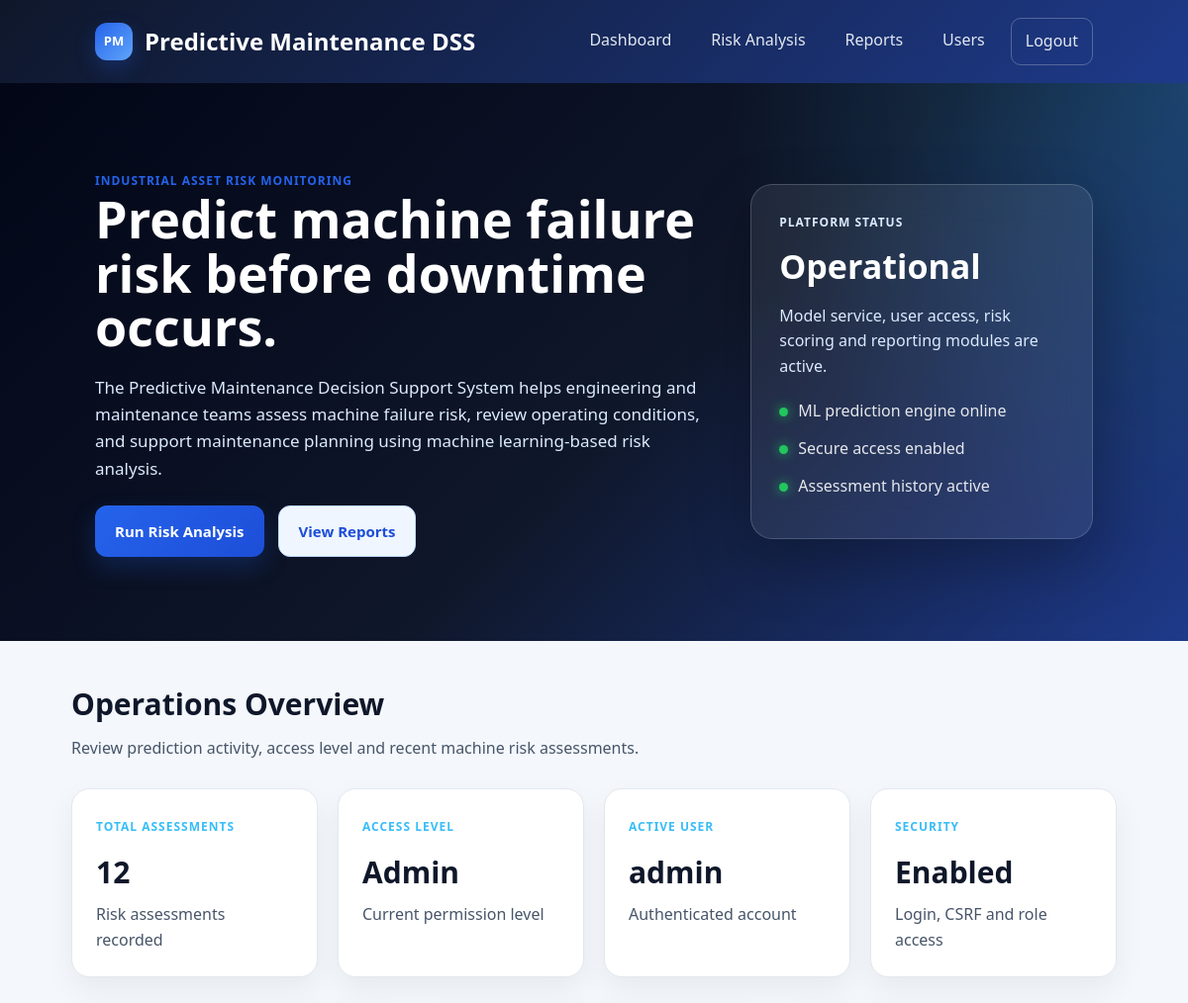
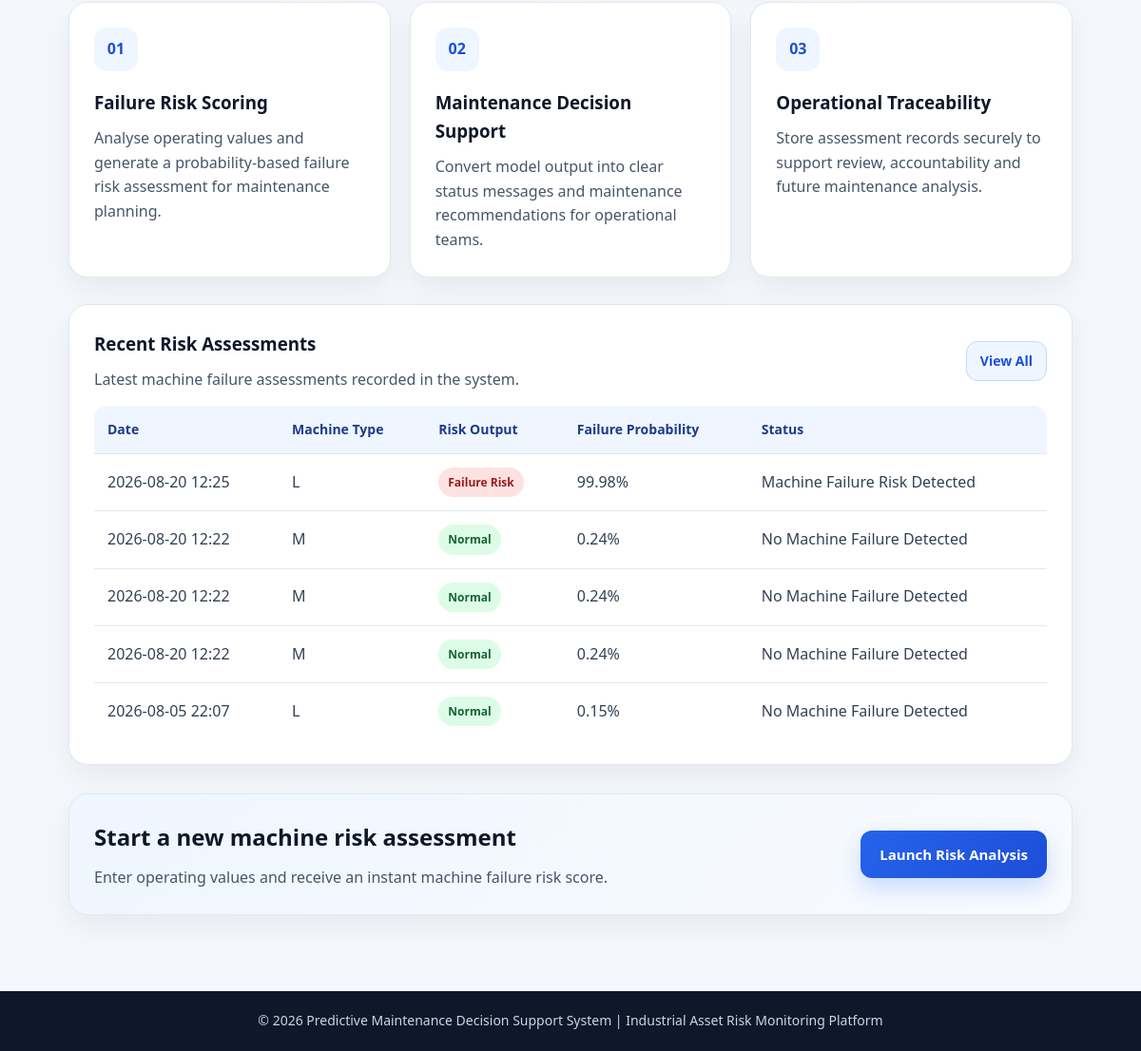
Screenshot of / (signed in) with the database file from the repository (2 pictures, top to bottom).
### app/models.py (models this page shows, shortened)
class User(UserMixin, db.Model):
    id = db.Column(db.Integer, primary_key=True)
    username = db.Column(db.String(80), unique=True, nullable=False, index=True)
    password_hash = db.Column(db.String(255), nullable=False)
    role = db.Column(db.String(20), nullable=False, default="engineer")
    predictions = db.relationship(
        "PredictionHistory",
        backref="user",
        lazy=True,
        cascade="all, delete-orphan",
    )

class PredictionHistory(db.Model):
    id = db.Column(db.Integer, primary_key=True)
    user_id = db.Column(db.Integer, db.ForeignKey("user.id"), nullable=False)
    machine_type = db.Column(db.String(1), nullable=False)
    air_temperature = db.Column(db.Float, nullable=False)
    process_temperature = db.Column(db.Float, nullable=False)
    rotational_speed = db.Column(db.Float, nullable=False)
    torque = db.Column(db.Float, nullable=False)
    tool_wear = db.Column(db.Float, nullable=False)
    prediction = db.Column(db.Integer, nullable=False)
    failure_probability = db.Column(db.Float, nullable=False)
    status = db.Column(db.String(120), nullable=False)
    recommendation = db.Column(db.String(255), nullable=False)
    created_at = db.Column(
        db.DateTime,
        default=lambda: datetime.now(timezone.utc),
        nullable=False,
    )

### app/routes.py (the view, shortened to what this page needs)
@main.route("/")
@login_required
def dashboard():
    if current_user.role == "admin":
        total_predictions = PredictionHistory.query.count()
        recent_predictions = (
            PredictionHistory.query
            .order_by(PredictionHistory.created_at.desc())
            .limit(5)
            .all()
        )
    return render_template(
        "dashboard.html",
        total_predictions=total_predictions,
        recent_predictions=recent_predictions,
    )

### app/__init__.py (called while the page is built)
def create_app():
    app = Flask(__name__)
    app.config["SECRET_KEY"] = os.environ.get(
        "SECRET_KEY",
        "temporary-secret-key-change-later",
    )
    app.config["SQLALCHEMY_DATABASE_URI"] = "sqlite:///pdm_app.db"
    app.config["SQLALCHEMY_TRACK_MODIFICATIONS"] = False
    db.init_app(app)
    login_manager.init_app(app)
    csrf.init_app(app)
    login_manager.login_view = "main.login"
    login_manager.login_message = "Please log in to access this page."
    login_manager.login_message_category = "warning"
    @login_manager.user_loader
    def load_user(user_id):
        return User.query.get(int(user_id))
    from app.routes import main
    app.register_blueprint(main)
    return app

### app/templates/dashboard.html (shortened to what this page needs)
<!DOCTYPE html>
<html>
<head>
    <link rel="stylesheet" href="{{ url_for('static', filename='style.css') }}">
</head>
<body>
    <nav class="navbar">
        <div class="nav-brand">
            <span class="brand-mark">PM</span>
            Predictive Maintenance DSS
        </div>
        <div class="nav-links">
            <a href="{{ url_for('main.dashboard') }}">Dashboard</a>
            <a href="{{ url_for('main.predict') }}">Risk Analysis</a>
            <a href="{{ url_for('main.history') }}">Reports</a>
            {% if current_user.role == "admin" %}
                <a href="{{ url_for('main.users') }}">Users</a>
            {% endif %}
            <a class="logout-link" href="{{ url_for('main.logout') }}">Logout</a>
        </div>
    </nav>
    <section class="business-hero">
        <div class="hero-left">
            <p class="eyebrow">Industrial Asset Risk Monitoring</p>
            <h1>Predict machine failure risk before downtime occurs.</h1>
            <p class="hero-text">
                The Predictive Maintenance Decision Support System helps engineering and
                maintenance teams assess machine failure risk, review operating conditions,
                and support maintenance planning using machine learning-based risk analysis.
            </p>
            <div class="hero-actions">
                <a class="button primary" href="{{ url_for('main.predict') }}">Run Risk Analysis</a>
                <a class="button secondary" href="{{ url_for('main.history') }}">View Reports</a>
            </div>
        </div>
        <div class="hero-panel">
            <p class="panel-label">Platform Status</p>
            <h2>Operational</h2>
            <p>
                Model service, user access, risk scoring and reporting modules are active.
            </p>
            <div class="status-list">
                <div><span class="status-dot"></span>ML prediction engine online</div>
                <div><span class="status-dot"></span>Secure access enabled</div>
                <div><span class="status-dot"></span>Assessment history active</div>
            </div>
        </div>
    </section>
    <main class="container">
        <div class="section-title">
            <h2>Operations Overview</h2>
            <p>
                Review prediction activity, access level and recent machine risk assessments.
            </p>
        </div>
        <div class="stats-grid">
            <div class="stat-card">
                <span class="stat-label">Total Assessments</span>
                <h3>{{ total_predictions }}</h3>
                <p>Risk assessments recorded</p>
            </div>
            <div class="stat-card">
                <span class="stat-label">Access Level</span>
                <h3>{{ current_user.role|capitalize }}</h3>
                <p>Current permission level</p>
            </div>
            <div class="stat-card">
                <span class="stat-label">Active User</span>
                <h3>{{ current_user.username }}</h3>
                <p>Authenticated account</p>
            </div>
            <div class="stat-card">
                <span class="stat-label">Security</span>
                <h3>Enabled</h3>
                <p>Login, CSRF and role access</p>
            </div>
        </div>
        <div class="card-grid">
            <div class="info-card">
                <div class="card-icon">01</div>
                <h3>Failure Risk Scoring</h3>
                <p>
                    Analyse operating values and generate a probability-based failure risk
                    assessment for maintenance planning.
                </p>
            </div>
            <div class="info-card">
                <div class="card-icon">02</div>
                <h3>Maintenance Decision Support</h3>
                <p>
                    Convert model output into clear status messages and maintenance
                    recommendations for operational teams.
                </p>
            </div>
            <div class="info-card">
                <div class="card-icon">03</div>
                <h3>Operational Traceability</h3>
                <p>
                    Store assessment records securely to support review, accountability
                    and future maintenance analysis.
                </p>
            </div>
        </div>
        <div class="info-card">
            <div class="table-header">
                <div>
                    <h3>Recent Risk Assessments</h3>
                    <p>Latest machine failure assessments recorded in the system.</p>
                </div>
                <a class="button small secondary" href="{{ url_for('main.history') }}">View All</a>
            </div>
            {% if recent_predictions %}
                <table>
                    <tr>
                        <th>Date</th>
                        <th>Machine Type</th>
                        <th>Risk Output</th>
                        <th>Failure Probability</th>
                        <th>Status</th>
                    </tr>
                    {% for record in recent_predictions %}
                    <tr>
                        <td>{{ record.created_at.strftime("%Y-%m-%d %H:%M") }}</td>
                        <td>{{ record.machine_type }}</td>
                        <td>
                            {% if record.prediction == 1 %}
                                <span class="badge danger">Failure Risk</span>
                            {% else %}
                                <span class="badge success">Normal</span>
                            {% endif %}
                        </td>
                        <td>{{ record.failure_probability }}%</td>
                        <td>{{ record.status }}</td>
                    </tr>
                    {% endfor %}
                </table>
            {% else %}
                <div class="empty-state">
                    <h3>No assessments recorded yet</h3>
                    <p>Run your first machine risk analysis to populate the dashboard.</p>
                    <a class="button primary" href="{{ url_for('main.predict') }}">Run First Analysis</a>
                </div>
            {% endif %}
        </div>
        <div class="cta-panel">
            <div>
                <h2>Start a new machine risk assessment</h2>
                <p>
                    Enter operating values and receive an instant machine failure risk score.
                </p>
            </div>
            <a class="button primary" href="{{ url_for('main.predict') }}">Launch Risk Analysis</a>
        </div>
    </main>
    <footer>
        <p>© 2026 Predictive Maintenance Decision Support System | Industrial Asset Risk Monitoring Platform</p>
    </footer>
</body>
</html>

### rows the page displays
User: role "Admin", username "admin"
PredictionHistory: created_at "2026-08-20 12:25", machine_type "L", prediction "Failure Risk", failure_probability "99.98", status "Machine Failure Risk Detected"
PredictionHistory: created_at "2026-08-20 12:22", machine_type "M", prediction "Normal", failure_probability "0.24", status "No Machine Failure Detected"
PredictionHistory: created_at "2026-08-20 12:22", machine_type "M", prediction "Normal", failure_probability "0.24", status "No Machine Failure Detected"
PredictionHistory: created_at "2026-08-20 12:22", machine_type "M", prediction "Normal", failure_probability "0.24", status "No Machine Failure Detected"
PredictionHistory: created_at "2026-08-05 22:07", machine_type "L", prediction "Normal", failure_probability "0.15", status "No Machine Failure Detected"

### other values shown
{{ total_predictions }} "12"
